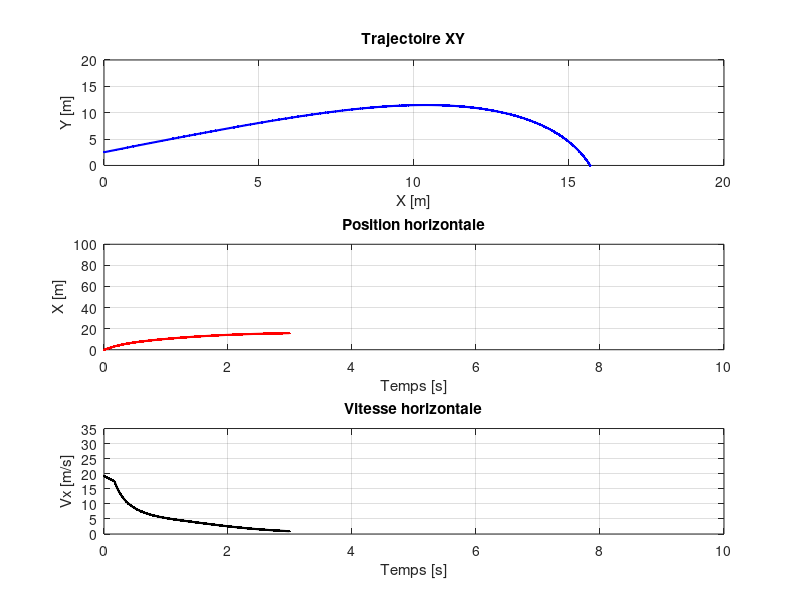

This chart was generated by the following MATLAB code:
function simtrajectoire()
%% Simulation animée de la trajectoire d'un projectile avec traînée

clc; close all;

%% Données physiques
% Calcul de la trainée du ballon
rho  = 1.2041;      % Masse volumique de l'air [kg/m^3]
Cx   = 0.45;        % Coefficient de traînée
m    = 0.6;         % Masse [kg]
R    = 0.12;        % Rayon [m]
S_bal = pi * R^2;

% Calcul de la trainée du parachute 
% Estimation d'un paravchute de 0.3m
Cd = 1.5;
R_par = 0.15;
S_par = pi*R_par^2;

g = 9.81;

%% Conditions initiales
theta0 = 50 * pi/180;
dt     = 0.01;
v0 = 30;
vx = v0 * cos(theta0);
vy = v0 * sin(theta0);

x = 0;
y = 2.5;

%% Coefficient de traînée
k_bal = 0.5 * rho * Cx * S_bal / m;
k_par = 0.5 * rho * Cd * S_par / m;
%% Historique
X = x; Y = y;
Vx = vx;
T  = 0;

%% Figures
figure('Name','Simulation animée','NumberTitle','off');

subplot(3,1,1)
hTraj = plot(X, Y, 'b', 'LineWidth', 1.5);
xlabel('X [m]'); ylabel('Y [m]');
title('Trajectoire XY');
grid on;
axis([0 20 0 20]);
hold on;

subplot(3,1,2)
hX = plot(T, X, 'r', 'LineWidth', 1.5);
xlabel('Temps [s]'); ylabel('X [m]');
title('Position horizontale');
grid on;
axis([0 10 0 100]);
hold on;

subplot(3,1,3)
hVx = plot(T, Vx, 'k', 'LineWidth', 1.5);
xlabel('Temps [s]'); ylabel('Vx [m/s]');
title('Vitesse horizontale');
grid on;
axis([0 10 0 35]);
hold on;

%% Boucle temporelle animation
k = k_bal;
parachute_on = false;

y_max = y;
while y >= 0
if x >= 3 && ~parachute_on
    k = k_bal + k_par;
    parachute_on = true;
end
    v = sqrt(vx^2 + vy^2);

    ax = -k * v * vx;
    ay = -k * v * vy - g;

    vx = vx + ax * dt;
    vy = vy + ay * dt;

    x = x + vx * dt;
    y = y + vy * dt;

    X(end+1)  = x;
    Y(end+1)  = y;
    Vx(end+1) = vx;
    T(end+1)  = T(end) + dt;

    set(hTraj, 'XData', X, 'YData', Y);
    set(hX,    'XData', T, 'YData', X);
    set(hVx,   'XData', T, 'YData', Vx);

    drawnow
    pause(dt)   % C’est ça qui crée l’animation
end
